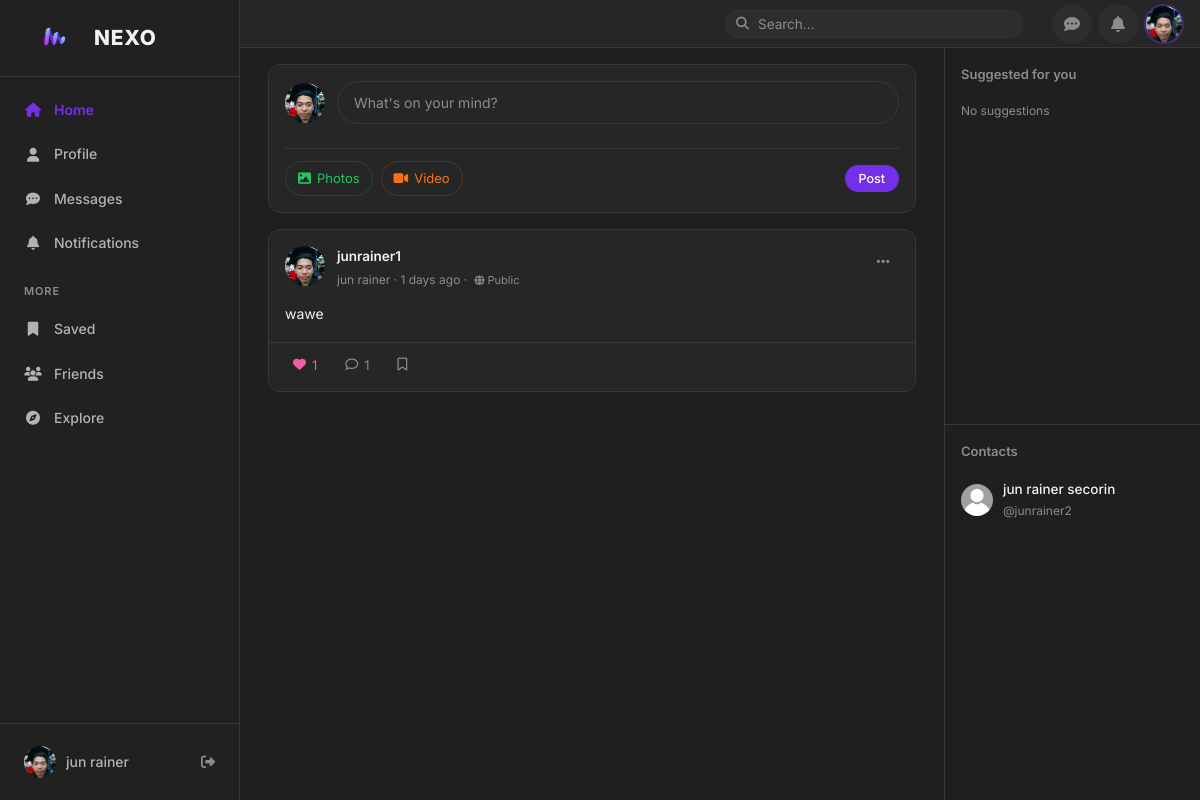
The page /index.php?url=feed (signed in) on the database its author committed.
### tables this page shows
CREATE TABLE `posts` (
  `id` int(10) UNSIGNED NOT NULL,
  `user_id` int(10) UNSIGNED NOT NULL,
  `content` text NOT NULL,
  `image` varchar(255) DEFAULT NULL,
  `visibility` enum('public','friends','only_me') NOT NULL DEFAULT 'public',
  `created_at` timestamp NOT NULL DEFAULT current_timestamp(),
  `updated_at` timestamp NOT NULL DEFAULT current_timestamp() ON UPDATE current_timestamp()
);

CREATE TABLE `users` (
  `id` int(10) UNSIGNED NOT NULL,
  `username` varchar(50) NOT NULL,
  `email` varchar(100) NOT NULL,
  `password` varchar(255) NOT NULL,
  `full_name` varchar(100) NOT NULL,
  `bio` text DEFAULT NULL,
  `profile_image` varchar(255) NOT NULL DEFAULT 'default.png',
  `cover_image` varchar(255) DEFAULT NULL,
  `mobile` varchar(20) DEFAULT NULL,
  `birthday` date DEFAULT NULL,
  `gender` varchar(20) DEFAULT NULL,
  `created_at` timestamp NOT NULL DEFAULT current_timestamp(),
  `last_active_at` timestamp NULL DEFAULT NULL
);

### app/controllers/PostController.php (called while the page is built, shortened)
<?php
require_once __DIR__ . '/../../config/database.php';
require_once __DIR__ . '/../models/PostModel.php';
require_once __DIR__ . '/../models/UserModel.php';
class PostController {
    private PostModel      $postModel;
    private UserModel      $userModel;
    public function __construct() {
        $this->postModel      = new PostModel();
        $this->userModel      = new UserModel();
    }
    public function feed(): void {
        $currentUserId = $_SESSION['user_id'];
        try {
            $posts = $this->postModel->getAllForFeed($currentUserId);
        } catch (PDOException $e) {
            error_log('PostController::feed getAllForFeed error: ' . $e->getMessage());
            $posts = [];
        }
        $sidebarContacts = $this->userModel->getSidebarContacts($currentUserId);
        require __DIR__ . '/../views/posts/feed.php';
    }
}

### config/database.php (called while the page is built, shortened)
<?php
class Database {
    private static $instance = null;
    private $pdo;
    private function __construct() {
        try {
            $this->pdo = new PDO(
                'mysql:host=' . DB_HOST . ';port=' . DB_PORT . ';dbname=' . DB_NAME . ';charset=utf8mb4',
                DB_USER,
                DB_PASS,
                [
                    PDO::ATTR_ERRMODE            => PDO::ERRMODE_EXCEPTION,
                    PDO::ATTR_DEFAULT_FETCH_MODE => PDO::FETCH_ASSOC,
                    PDO::ATTR_EMULATE_PREPARES   => false,
                ]
            );
$this->pdo->exec("SET time_zone = '+08:00'");
        } catch (PDOException $e) {
            die('Database connection failed. Check config/database.php');
        }
    }
    public static function getInstance(): Database {
        if (self::$instance === null) {
            self::$instance = new self();
        }
        return self::$instance;
    }
    public function getConnection(): PDO {
        return $this->pdo;
    }
}

### app/models/PostModel.php (called while the page is built, shortened)
<?php
require_once __DIR__ . '/../../config/database.php';
class PostModel {
    private PDO $db;
    public function __construct() {
        $this->db = Database::getInstance()->getConnection();
    }
    private function visibilitySql(string $alias = 'p'): string {
        return "(
                    {$alias}.user_id = ?
                    OR {$alias}.visibility = 'public'
                    OR ({$alias}.visibility = 'friends' AND EXISTS (
                        SELECT 1 FROM friendships f
                        WHERE ((f.user_id = {$alias}.user_id AND f.friend_id = ?)
                            OR (f.user_id = ? AND f.friend_id = {$alias}.user_id))
                        AND f.status = 'accepted'
                    ))
                )";
    }
    public function getAllForFeed(int $currentUserId): array {
        $visibilitySql = $this->visibilitySql();
        try {
            $stmt = $this->db->prepare(
                "SELECT p.*, u.username, u.full_name, u.profile_image,
                        (SELECT COUNT(*) FROM likes l WHERE l.post_id = p.id) AS like_count,
                        (SELECT COUNT(*) FROM comments c WHERE c.post_id = p.id) AS comment_count,
                        (SELECT COUNT(*) FROM likes l WHERE l.post_id = p.id AND l.user_id = ?) AS user_liked,
                        (SELECT COUNT(*) FROM saved_posts sp WHERE sp.post_id = p.id AND sp.user_id = ?) AS user_saved
                 FROM posts p
                 JOIN users u ON p.user_id = u.id
                 WHERE {$visibilitySql}
                 ORDER BY p.created_at DESC"
            );
            $stmt->execute([$currentUserId, $currentUserId, $currentUserId, $currentUserId, $currentUserId]);
            return $stmt->fetchAll();
        } catch (PDOException $e) {
            error_log('PostModel::getAllForFeed error: ' . $e->getMessage());
            $stmt = $this->db->prepare(
                "SELECT p.*, u.username, u.full_name, u.profile_image,
                        (SELECT COUNT(*) FROM likes l WHERE l.post_id = p.id) AS like_count,
                        (SELECT COUNT(*) FROM comments c WHERE c.post_id = p.id) AS comment_count,
                        (SELECT COUNT(*) FROM likes l WHERE l.post_id = p.id AND l.user_id = ?) AS user_liked,
                        0 AS user_saved
                 FROM posts p
                 JOIN users u ON p.user_id = u.id
                 WHERE p.visibility = 'public' OR p.user_id = ?
                 ORDER BY p.created_at DESC"
            );
            $stmt->execute([$currentUserId, $currentUserId]);
            return $stmt->fetchAll();
        }
    }
}

### app/models/UserModel.php (called while the page is built, shortened)
<?php
require_once __DIR__ . '/../../config/database.php';
class UserModel {
    private PDO $db;
    public function __construct() {
        $this->db = Database::getInstance()->getConnection();
    }
    public function getSidebarContacts(int $currentUserId, int $limit = 10): array {
        try {
            $limit = max(1, (int) $limit);
            $stmt = $this->db->prepare(
                'SELECT u.id, u.username, u.full_name, u.profile_image
                 FROM friendships f
                 JOIN users u ON f.friend_id = u.id
                 WHERE f.user_id = :user_id AND f.status = :status
                 ORDER BY u.full_name
                 LIMIT :limit'
            );
            $stmt->bindValue(':user_id', $currentUserId, PDO::PARAM_INT);
            $stmt->bindValue(':status', 'accepted', PDO::PARAM_STR);
            $stmt->bindValue(':limit', $limit, PDO::PARAM_INT);
            $stmt->execute();
            return $stmt->fetchAll(PDO::FETCH_ASSOC);
        } catch (PDOException $e) {
            return [];
        }
    }
}

### app/views/posts/feed.php (the view, shortened to what this page needs)
<?php
require __DIR__ . '/../partials/header.php';
?>
<div class="feed-wrap">
    <div class="compose-card">
        <form action="index.php?url=post/create" method="POST" enctype="multipart/form-data">
            <div class="compose-top">
                <img src="assets/uploads/<?= htmlspecialchars($_SESSION['profile_image'] ?? 'default.png') ?>"
                     alt="you" class="avatar-md"
                     onerror="this.onerror=null; this.src='assets/images/default-profile.webp'">
                <input type="text" name="content" class="compose-input"
                       placeholder="What's on your mind?">
            </div>
            <div class="compose-footer">
                <div class="compose-media-btns">
                    <label class="compose-add-btn compose-add-btn--photo" title="Add photos (max 5)">
                        <i class="fa fa-image"></i> Photos
                    </label>
                    <label class="compose-add-btn compose-add-btn--video" title="Add video — MP4 or MOV, max 10 GB / 240 min">
                        <i class="fa fa-video"></i> Video
                    </label>
                </div>
                <button type="submit" class="btn btn-primary btn-rounded btn-sm">Post</button>
            </div>
        </form>
    </div>
    <?php if (empty($posts)): ?>
        <div class="empty-state">
            <i class="fa fa-newspaper"></i>
            <h3>No posts yet</h3>
            <p>Be the first to share something!</p>
        </div>
    <?php else: ?>
        <?php foreach ($posts as $post): ?>
        <div class="post-card" id="post-<?= $post['id'] ?>">
            <div class="post-header">
                <a href="index.php?url=profile/<?= htmlspecialchars($post['username']) ?>">
                    <img src="assets/uploads/<?= htmlspecialchars($post['profile_image']) ?>"
                         alt="avatar" class="avatar-md"
                         onerror="this.onerror=null; this.src='assets/images/default-profile.webp'">
                </a>
                <div class="post-author-info">
                    <a href="index.php?url=profile/<?= htmlspecialchars($post['username']) ?>" class="post-author-name">
                        <?= htmlspecialchars($post['username']) ?>
                    </a>
                    <span class="post-author-meta">
                        <?= htmlspecialchars($post['full_name']) ?> · <time class="live-time" data-time="<?= htmlspecialchars(time_iso($post['created_at'])) ?>"><?= time_ago($post['created_at']) ?></time>
                        <?php [$visIcon, $visLabel] = post_visibility_meta($post['visibility'] ?? 'public'); ?>
                        · <span class="post-visibility" title="<?= $visLabel ?>"><i class="fa <?= $visIcon ?>"></i> <?= $visLabel ?></span>
                    </span>
                </div>
                <?php if ($post['user_id'] == $_SESSION['user_id']): ?>
                <div style="position:relative;">
                    <button type="button" class="post-menu-btn" onclick="togglePostMenu(<?= $post['id'] ?>)">
                        <i class="fa fa-ellipsis-h"></i>
                    </button>
                </div>
                <?php endif; ?>
            </div>
            <div class="post-body">
                <p class="post-content"><?= nl2br(htmlspecialchars($post['content'])) ?></p>
            </div>
            <div class="post-footer">
                <button type="button" class="reaction-btn <?= $post['user_liked'] ? 'liked' : '' ?>"
                        onclick="toggleLike(<?= $post['id'] ?>, this)">
                    <i class="<?= $post['user_liked'] ? 'fa-solid' : 'fa-regular' ?> fa-heart"></i>
                    <span class="like-count"><?= $post['like_count'] > 0 ? $post['like_count'] : '' ?></span>
                </button>
                <button type="button" class="reaction-btn" onclick="toggleComments(<?= $post['id'] ?>)">
                    <i class="fa-regular fa-comment"></i>
                    <span><?= $post['comment_count'] > 0 ? $post['comment_count'] : '' ?></span>
                </button>
                <button type="button" class="reaction-btn save-btn" onclick="toggleSave(<?= $post['id'] ?>, this)" title="Save post"
                        data-saved="<?= !empty($post['user_saved']) ? '1' : '0' ?>">
                    <i class="<?= !empty($post['user_saved']) ? 'fa-solid' : 'fa-regular' ?> fa-bookmark"></i>
                </button>
            </div>
        </div>
        <?php endforeach; ?>
    <?php endif; ?>
</div>
<?php require __DIR__ . '/../partials/footer.php'; ?>

### app/views/partials/footer.php (shortened to what this page needs)
<?php if (isset($_SESSION['user_id'])): ?>
            </main>
            <?php if (!isset($hideRightSidebar)): ?>
            <?php $sidebarContacts = $sidebarContacts ?? []; ?>
            <aside class="right-sidebar">
                <div class="sidebar-half">
                    <h3 class="right-sidebar-title">Suggested for you</h3>
                    <?php if (!empty($suggestions)): ?>
                        <?php foreach ($suggestions as $s): ?>
                        <?php
                            $sidebarProfileUrl = 'index.php?url=profile/' . htmlspecialchars($s['username']);
                            $sidebarAvatarFile = htmlspecialchars($s['profile_image'] ?: 'default.png');
                            $sidebarAvatar = 'assets/uploads/' . $sidebarAvatarFile;
                        ?>
                        <div class="suggestion-item" id="sidebar-sug-<?= (int)$s['id'] ?>"
                             data-user-id="<?= (int)$s['id'] ?>"
                             data-username="<?= htmlspecialchars($s['username']) ?>"
                             data-full-name="<?= htmlspecialchars($s['full_name']) ?>"
                             data-avatar="<?= $sidebarAvatar ?>"
                             data-profile-url="<?= $sidebarProfileUrl ?>">
                            <a href="<?= $sidebarProfileUrl ?>" class="suggestion-item-link">
                                <img src="<?= $sidebarAvatar ?>"
                                     alt="avatar" class="avatar-sm"
                                     onerror="this.onerror=null; this.src='assets/images/default-profile.webp'">
                                <div>
                                    <p class="suggestion-name"><?= htmlspecialchars($s['full_name']) ?></p>
                                    <p class="suggestion-username">@<?= htmlspecialchars($s['username']) ?></p>
                                </div>
                            </a>
                            <button class="sidebar-add-btn js-sidebar-add" title="Add Friend"
                                    data-user-id="<?= (int)$s['id'] ?>">
                                <i class="fa fa-user-plus"></i><span>Add</span>
                            </button>
                        </div>
                        <?php endforeach; ?>
                    <?php else: ?>
                        <p class="sidebar-empty">No suggestions</p>
                    <?php endif; ?>
                </div>
                <div class="sidebar-half sidebar-half--contacts">
                    <h3 class="right-sidebar-title">Contacts</h3>
                    <?php if (!empty($sidebarContacts)): ?>
                        <?php foreach ($sidebarContacts as $c): ?>
                        <a href="index.php?url=profile/<?= htmlspecialchars($c['username']) ?>" class="suggestion-item">
                            <img src="assets/uploads/<?= htmlspecialchars($c['profile_image']) ?>"
                                 alt="avatar" class="avatar-sm"
                                 onerror="this.onerror=null; this.src='assets/images/default-profile.webp'">
                            <div>
                                <p class="suggestion-name"><?= htmlspecialchars($c['full_name']) ?></p>
                                <p class="suggestion-username">@<?= htmlspecialchars($c['username']) ?></p>
                            </div>
                        </a>
                        <?php endforeach; ?>
                    <?php else: ?>
                        <p class="sidebar-empty">No contacts yet</p>
                    <?php endif; ?>
                </div>
            </aside>
            <?php endif; ?>
        </div>
    </div>
</div>
<?php endif; ?>
</body>
</html>

### rows shown on the page
posts: user.profile_image (picture), user.username "junrainer1", user.full_name "jun rainer", visLabel "Public", content "wawe", like_count "1", comment_count "1"
users: full_name "jun rainer secorin", username "junrainer2"

### other values the page prints
$_SESSION['full_name'] "jun rainer"
